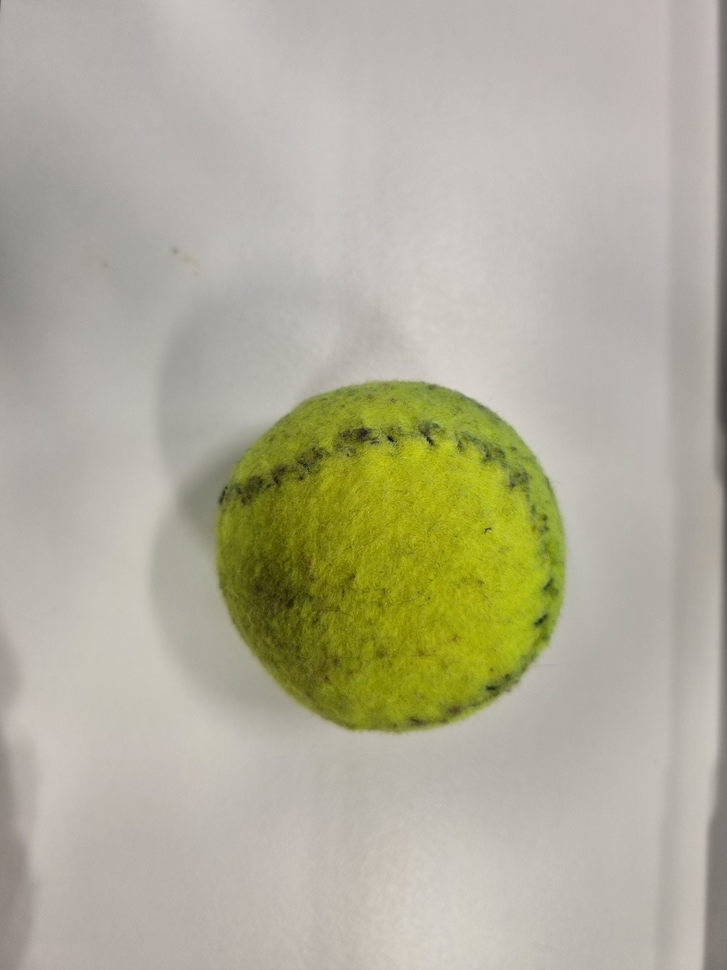
#> input picture Images/Close.jpg, 727 x 970 px, shrunk from 3024 x 4032 before the run, given in place of the camera
$ python 'Colour detection.py'
#> lines starting #> are read from the running program, lines starting #| are printed output that depends on the picture; after the words box and inside, x2 and y2 are one past the last pixel; in counts of white or black regions, pixels touching at a corner belong together
#The Piano Channel 4
import cv2
import numpy as np

video = cv2.VideoCapture(0)

while True:

    check, frame = video.read()
#> frame is the input picture: shape (970, 727, 3); mean B, G, R 153.6, 174.3, 177.4

    #Colour Threshold for Yellow
    y_min = (23,7,0)
    y_max = (83,255,255)
    hsv = cv2.cvtColor(frame,cv2.COLOR_BGR2HSV)
#> hsv: shape (970, 727, 3); mean H, S, V 18.8, 40.8, 178.2

    #Colour Threshold for Red
    r_min = (170,50,50)
    r_max = (180,255,255)
    rhsv = cv2.cvtColor(frame,cv2.COLOR_BGR2HSV)

    #Colour Threshold for Pink
    p_min = (156, 74, 76)
    p_max = (166, 255, 255)
    phsv = cv2.cvtColor(frame, cv2.COLOR_BGR2HSV)

    #Colour Threshold for White
    w_min = (0,0,168)
    w_max = (172,111,255)
    whsv = cv2.cvtColor(frame, cv2.COLOR_BGR2HSV)

    #Threhsold the HSV image to get a specific colour only
    y_mask = cv2.inRange(hsv, y_min,y_max)
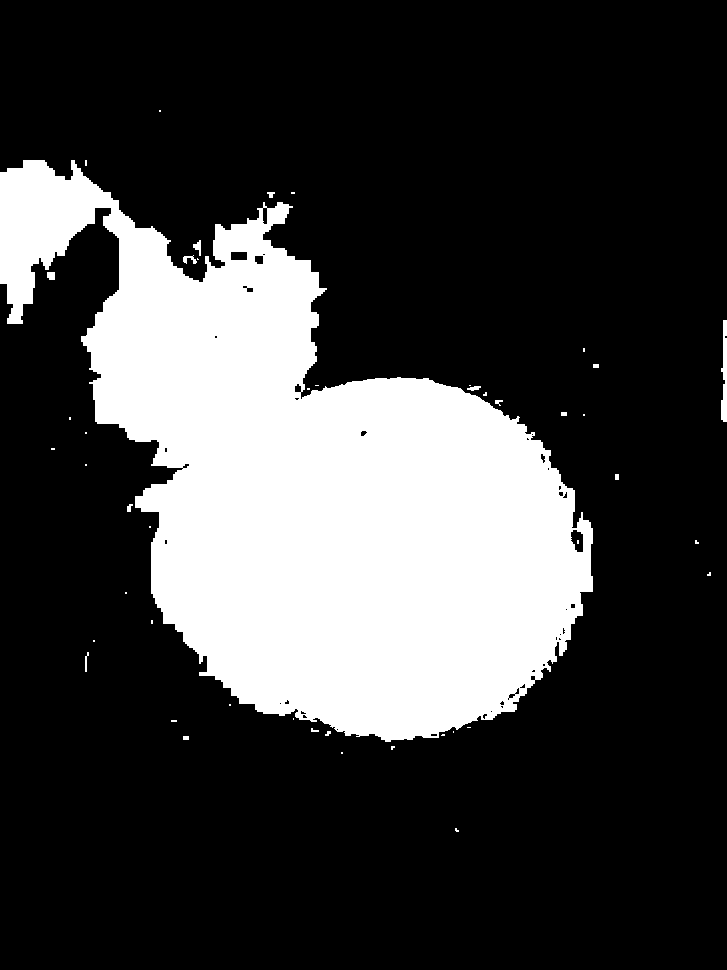
#> y_mask: shape (970, 727); 24.7% white; 46 white regions (30 under 20 px), largest, box (x1, y1, x2, y2) and area: (0, 160, 593, 742) 173173, (721, 320, 727, 422) 444, (193, 240, 201, 256) 68
    r_mask = cv2.inRange(rhsv, r_min, r_max)
#> r_mask: shape (970, 727); every value is 0
    p_mask = cv2.inRange(phsv, p_min, p_max)
    w_mask =cv2.inRange(whsv, w_min, w_max)
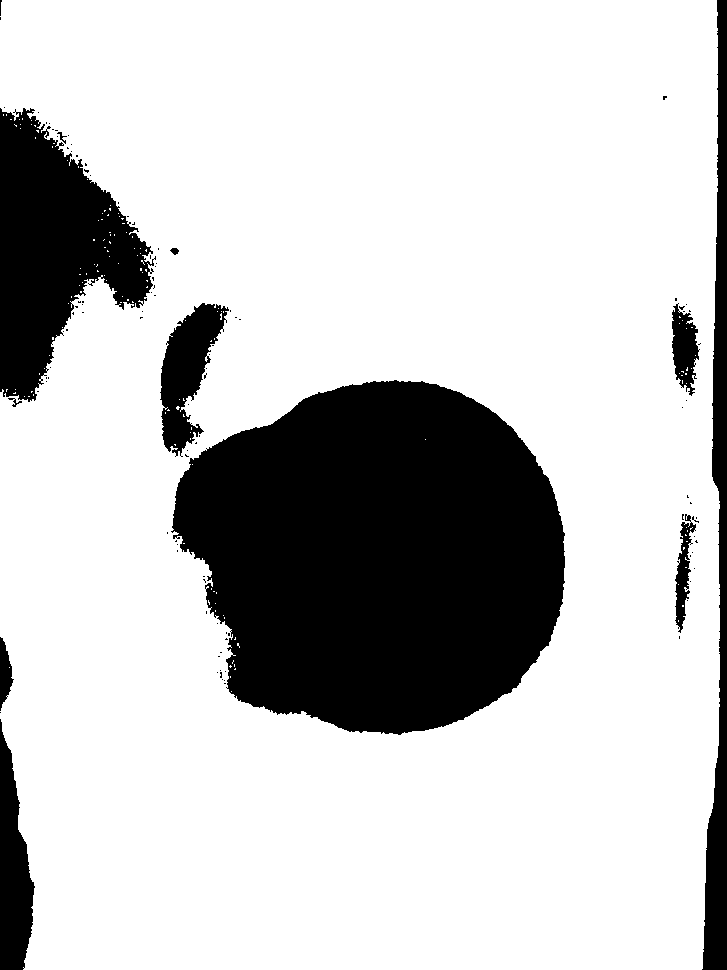
#> w_mask: shape (970, 727); 77.7% white; 109 black regions (98 under 20 px), largest, box (x1, y1, x2, y2) and area: (171, 380, 565, 735) 106454, (0, 108, 156, 402) 24823, (702, 0, 727, 970) 11659

    final = y_mask

    #Create a 5x5 8 bit integer matrix
    kernel = np.ones((7,7), np.uint8)
    #Removes unncessary black noises from the white region
    mask = cv2.morphologyEx(final, cv2.MORPH_CLOSE, kernel)
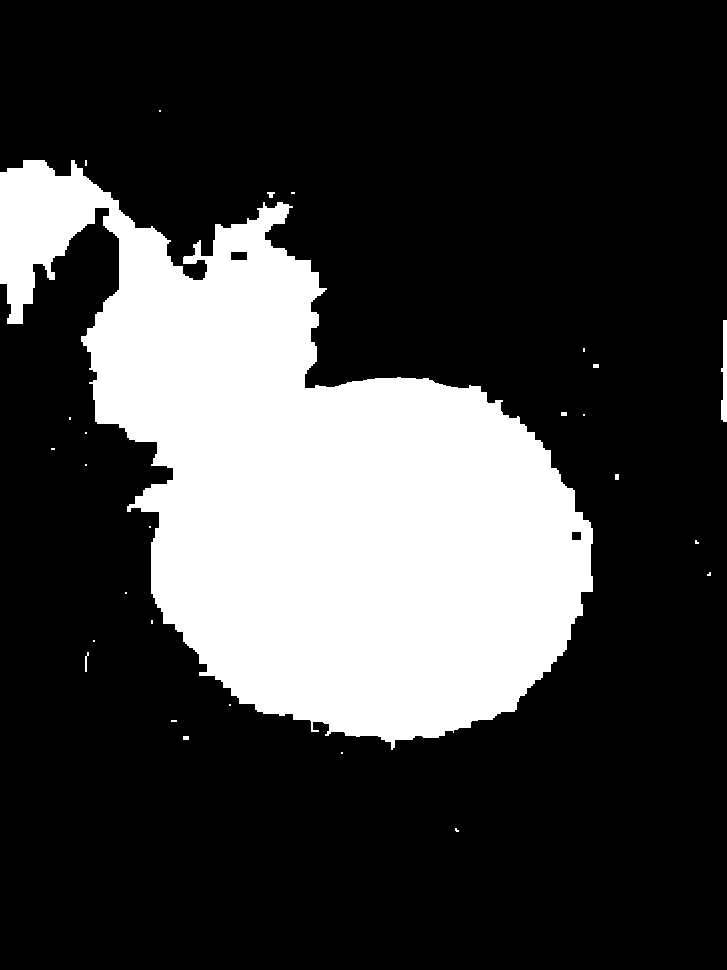
#> mask: shape (970, 727); 25% white; 27 white regions (19 under 20 px), largest, box (x1, y1, x2, y2) and area: (0, 160, 593, 750) 175521, (721, 320, 727, 422) 456, (85, 652, 89, 672) 40
    #Removes white noise from the black regions of the mask
    mask = cv2.morphologyEx(mask, cv2.MORPH_OPEN, kernel)
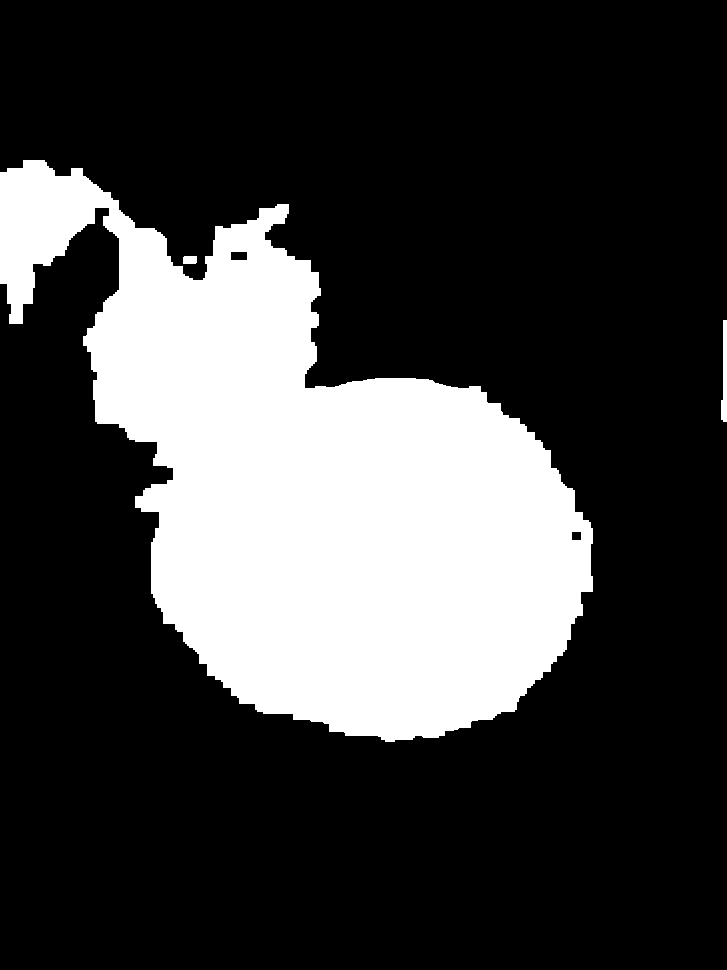
#> mask: shape (970, 727); 24.9% white; 3 white regions
    #Applies mask on frame in only that region where the mask is True means white
    segment = cv2.bitwise_and(frame, frame, mask = mask)
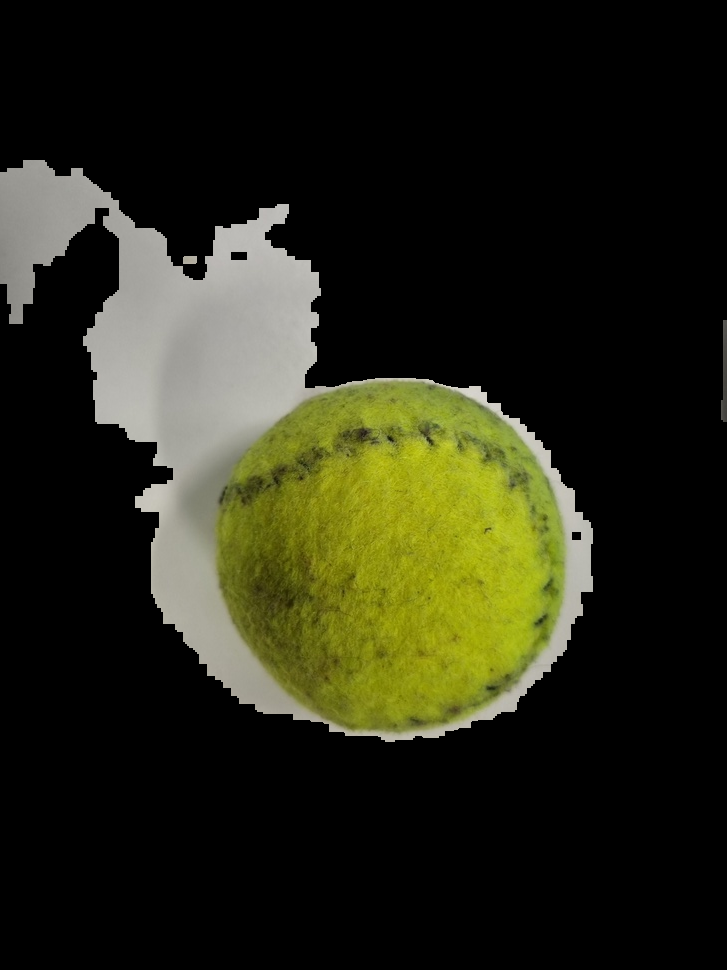
#> segment: shape (970, 727, 3); mean B, G, R 21.6, 38, 37.3
    #Find all the continous points along the boundary
    contours, hierarchy = cv2.findContours(mask, cv2.RETR_EXTERNAL, cv2.CHAIN_APPROX_NONE)
#> contours = 3 contours; box (x1, y1, x2, y2) and area: (0, 160, 593, 742) 173590, (721, 320, 727, 422) 342, (183, 256, 197, 264) 90
    #Draws all the contour points
    output = cv2.drawContours(frame, contours, -1, (0,0,255), 3)
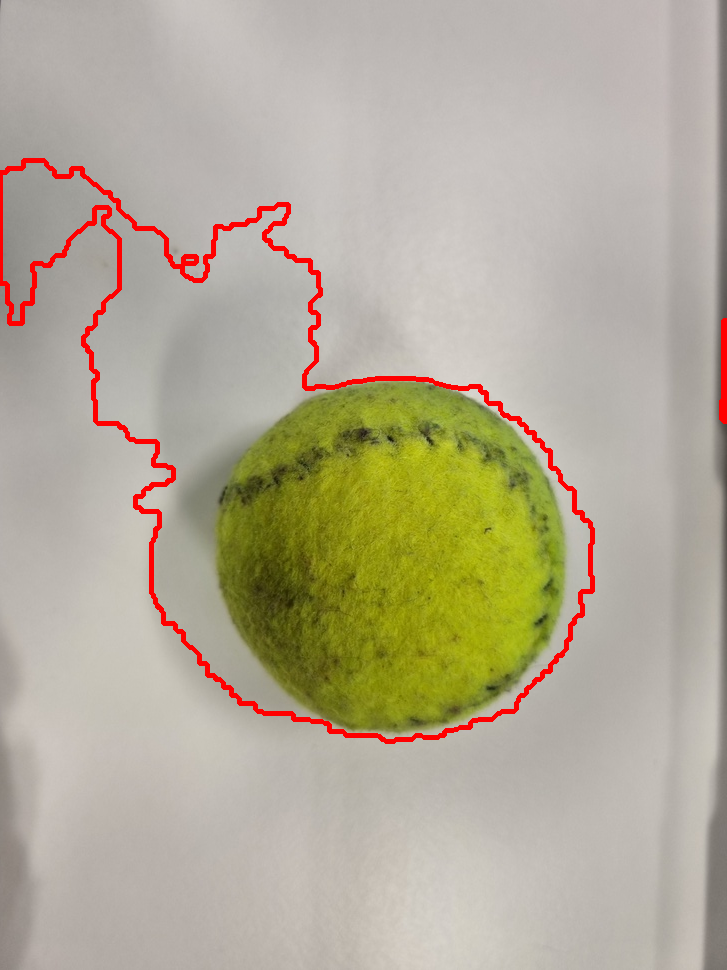
#> output: shape (970, 727, 3); mean B, G, R 150.4, 170.9, 179

    #if cv2.contourArea(contours) > 1000 and cv2.contourArea(contours) < 20000:
    cv2.imshow("Colour", output)
    #cv2.imshow('Mask', segment)
    if cv2.waitKey(1) & 0xFF == ord('q'):
#> (key q is pressed here)
        break

video.release()
cv2.destroyAllWindows()

$ run again, on Images/Far.jpg
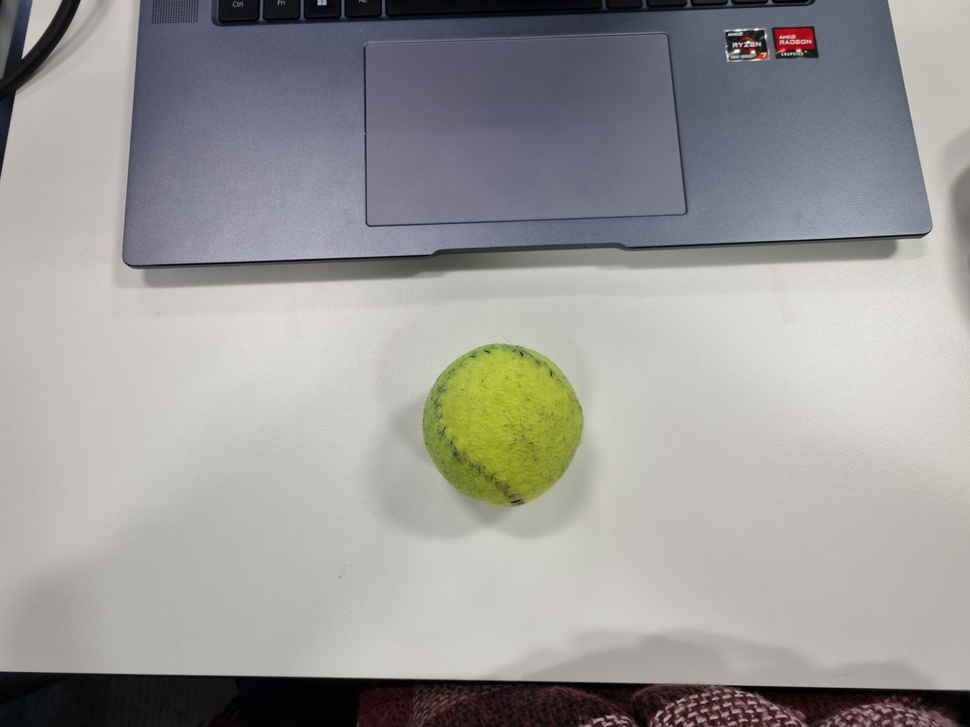
#> input picture Images/Far.jpg, 970 x 727 px, shrunk from 4032 x 3024 before the run, given in place of the camera
#> frame is the input picture: shape (727, 970, 3); mean B, G, R 152.1, 153.3, 154.4
#> hsv: shape (727, 970, 3); mean H, S, V 53.7, 29.2, 160.3
#> `y_mask = cv2.inRange(hsv, y_min,y_max)`:
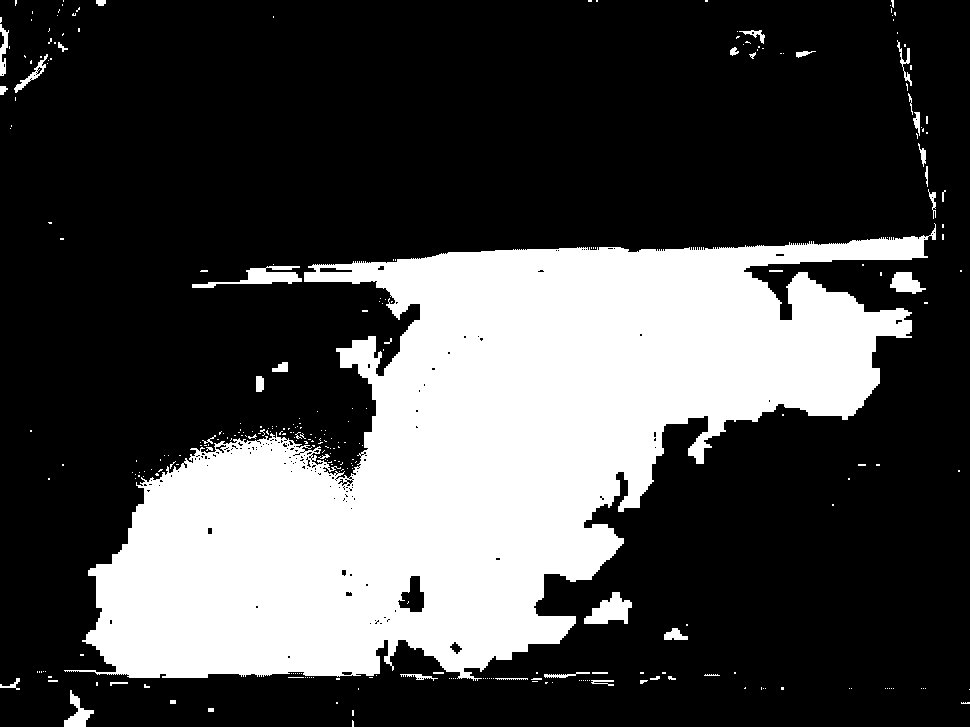
#> y_mask: shape (727, 970); 28.5% white; 302 white regions (257 under 20 px), largest, box (x1, y1, x2, y2) and area: (64, 223, 936, 681) 194809, (192, 266, 302, 288) 934, (584, 592, 632, 624) 884
#> r_mask: shape (727, 970); 1.2% white; 115 white regions (97 under 20 px), largest, box (x1, y1, x2, y2) and area: (632, 684, 807, 727) 3853, (812, 699, 956, 727) 2084, (772, 26, 817, 51) 854
#> p_mask: shape (727, 970); every value is 0
#> w_mask: shape (727, 970); 59% white; 462 black regions (449 under 20 px), largest, box (x1, y1, x2, y2) and area: (120, 0, 933, 288) 199811, (0, 580, 970, 727) 57671, (394, 344, 584, 525) 21643
#> contours = 20 contours; largest, box (x1, y1, x2, y2) and area: (86, 236, 924, 679) 198410, (586, 592, 630, 624) 782, (892, 272, 920, 292) 416, (64, 708, 90, 727) 298, (579, 672, 608, 684) 272
#> `output = cv2.drawContours(frame, contours, -1, (0,0,255), 3)`:
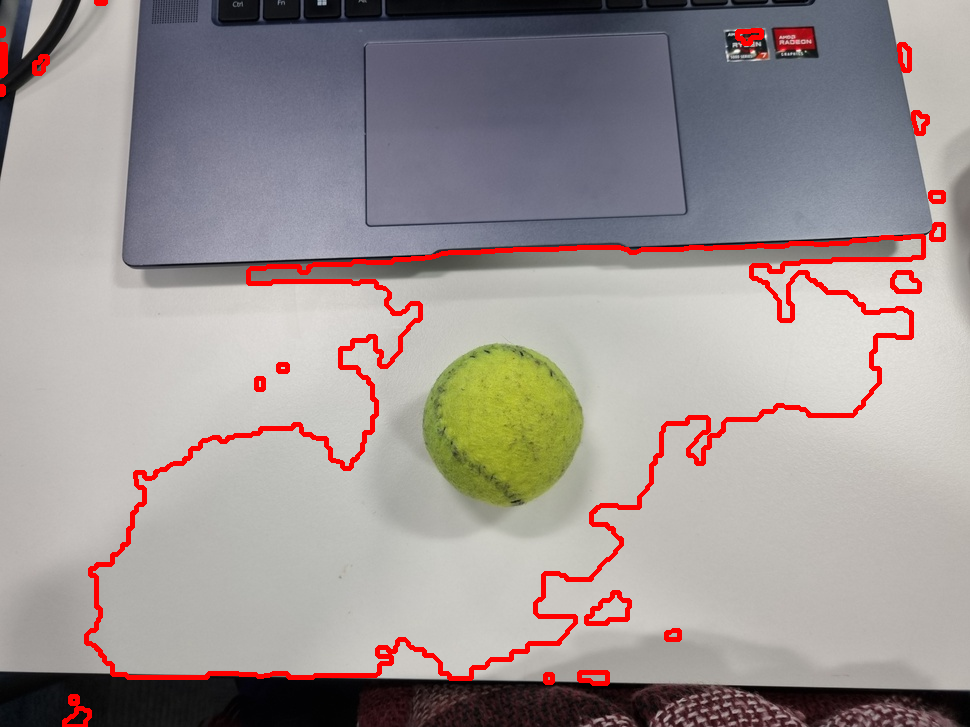
#> output: shape (727, 970, 3); mean B, G, R 146.9, 147.9, 157.3

$ run again, on Images/Mid.jpg
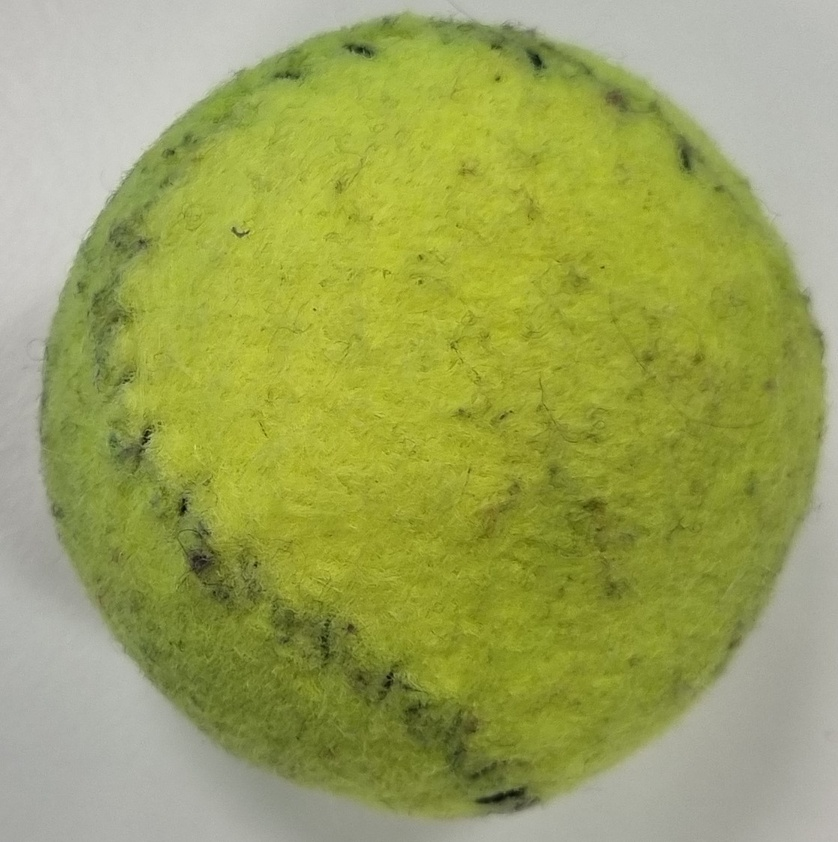
#> input picture Images/Mid.jpg, 838 x 842 px, shrunk from 1118 x 1123 before the run, given in place of the camera
#> frame is the input picture: shape (842, 838, 3); mean B, G, R 90.8, 162.9, 155.8
#> hsv: shape (842, 838, 3); mean H, S, V 33.7, 117.8, 163
#> `y_mask = cv2.inRange(hsv, y_min,y_max)`:
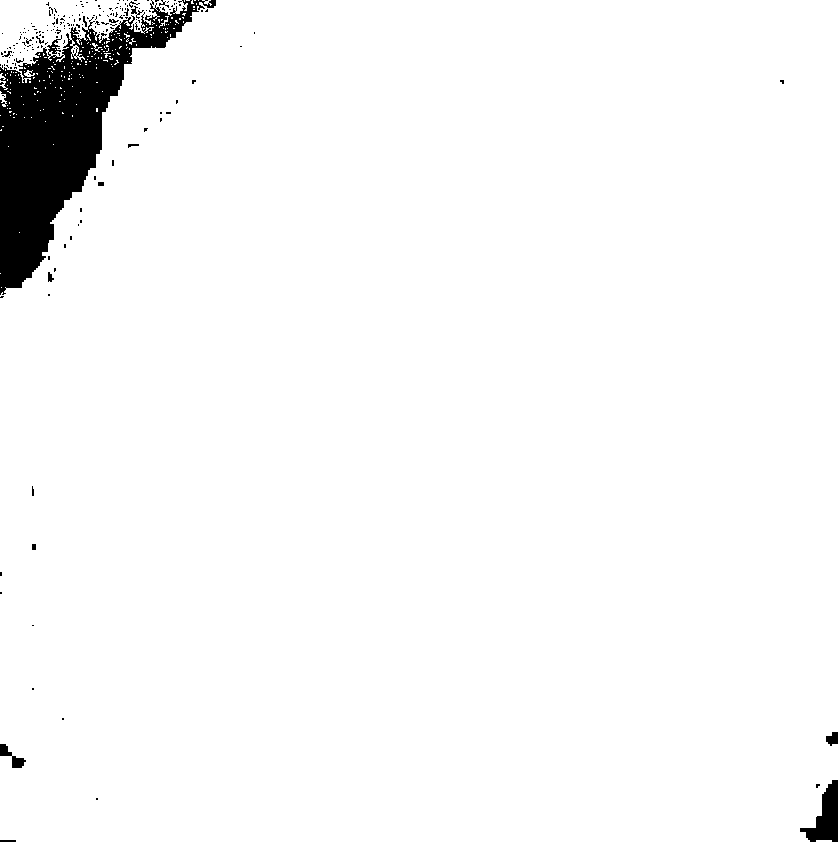
#> y_mask: shape (842, 838); 96.6% white; 205 black regions (189 under 20 px), largest, box (x1, y1, x2, y2) and area: (0, 0, 216, 295) 21283, (800, 780, 838, 842) 1183, (0, 744, 26, 768) 236
#> r_mask: shape (842, 838); every value is 0
#> w_mask: shape (842, 838); 25.5% white; 460 white regions (451 under 20 px), largest, box (x1, y1, x2, y2) and area: (0, 0, 838, 842) 123937, (0, 525, 261, 842) 40775, (450, 653, 754, 842) 14030
#> contours = 2 contours; box (x1, y1, x2, y2) and area: (0, 0, 838, 842) 684602, (62, 72, 72, 80) 62
#> `output = cv2.drawContours(frame, contours, -1, (0,0,255), 3)`:
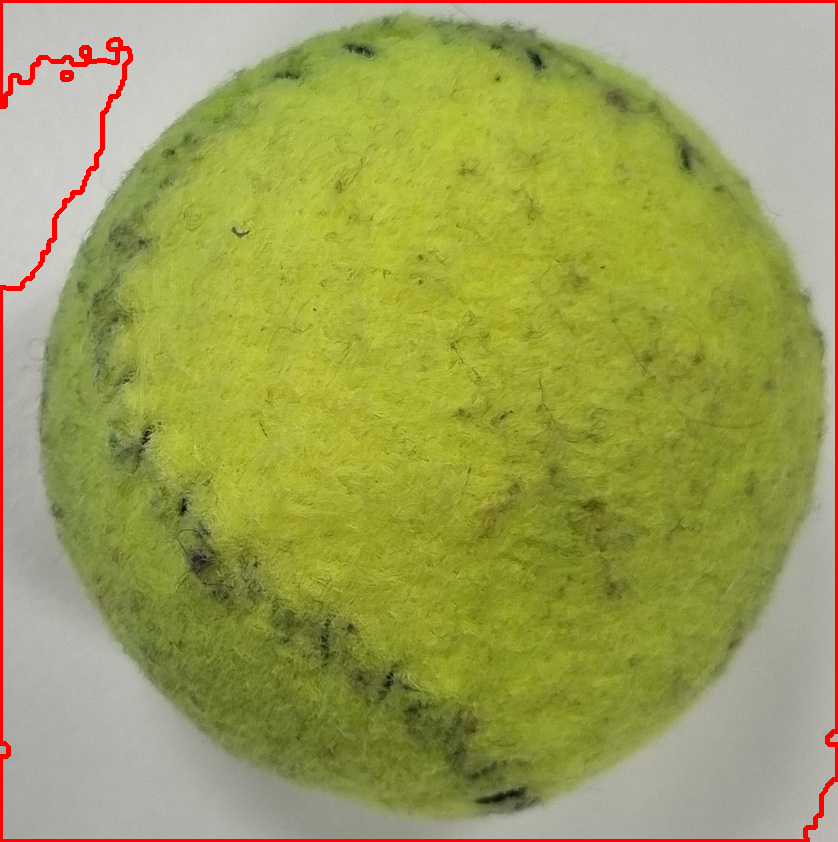
#> output: shape (842, 838, 3); mean B, G, R 87.6, 159.6, 157
